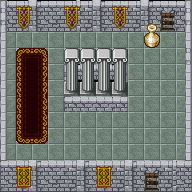

This is a level from a 2D game, rendered from its Tiled map with the project's own tilesets. A one-line summary and the complete map file follow:
An orthogonal 12x12 tile map with 16x16 px tiles, 2 tile layers (Tile Layer 1, decoration), 1 hidden layer not drawn, 3 tilesets.

<map version="1.0" orientation="orthogonal" renderorder="right-down" width="12" height="12" tilewidth="16" tileheight="16" nextobjectid="1">
 <tileset firstgid="1" name="rpg_indoor" tilewidth="16" tileheight="16" tilecount="132" columns="11">
  <image source="rpg_indoor.png" width="176" height="192" />
 </tileset>
 <tileset firstgid="133" name="collision_graphic" tilewidth="16" tileheight="16" tilecount="4" columns="2">
  <image source="collision_graphic.png" width="32" height="32" />
 </tileset>
 <tileset firstgid="137" name="cave16x16" tilewidth="16" tileheight="16" tilecount="336" columns="16">
  <image source="cave16x16.png" width="256" height="336" />
 </tileset>
 <layer name="Tile Layer 1" width="12" height="12">
  <data encoding="csv">
1,2,3,4,2,2,3,4,5,6,10,11,
12,13,14,15,13,13,14,15,16,17,21,22,
94,73,73,73,73,73,73,73,73,73,73,70,
94,73,73,73,73,73,73,73,73,73,73,81,
94,73,73,73,1,48,48,11,73,73,73,70,
94,73,73,73,23,29,29,33,73,73,73,70,
94,73,73,73,45,48,48,55,73,73,73,70,
94,73,73,73,73,73,73,73,73,73,73,70,
94,73,73,73,73,73,73,73,73,73,73,70,
94,73,73,73,73,73,73,73,73,73,73,70,
45,46,47,48,49,50,51,52,53,54,52,55,
56,57,58,59,60,61,62,63,64,65,63,66
</data>
 </layer>
 <layer name="decoration" width="12" height="12">
  <data encoding="csv">
0,30,0,0,30,0,0,30,0,0,0,0,
0,41,0,0,41,0,0,41,0,115,0,0,
0,0,0,0,0,0,0,0,0,126,0,0,
0,74,77,0,71,71,71,71,0,0,0,0,
0,85,88,0,82,82,82,82,0,0,0,0,
0,85,88,0,93,93,93,93,0,0,0,0,
0,85,99,0,0,0,0,0,0,0,0,0,
0,85,99,0,0,0,0,0,0,0,0,0,
0,107,110,0,0,0,0,0,0,0,0,0,
0,0,0,0,0,0,0,0,0,0,0,0,
0,31,0,0,0,0,31,0,0,0,0,0,
0,42,0,0,0,0,42,0,0,0,0,0
</data>
 </layer>
 <layer name="collision" width="12" height="12" visible="0" opacity="0.49">
  <data encoding="csv">
133,133,133,133,133,133,133,133,133,133,133,133,
133,133,133,133,133,133,133,133,133,133,0,133,
133,0,0,0,0,0,0,0,0,133,0,133,
133,0,0,0,0,0,0,0,0,0,0,133,
133,0,0,0,133,133,133,133,0,0,0,133,
133,0,0,0,133,0,0,133,0,0,0,133,
133,0,0,0,133,133,133,133,0,0,0,133,
133,0,0,0,0,0,0,0,0,0,0,133,
133,0,0,0,0,0,0,0,0,0,0,133,
133,0,0,0,0,0,0,0,0,0,0,133,
133,133,133,133,133,133,133,133,133,133,133,133,
133,133,133,133,133,133,133,133,133,0,133,133
</data>
 </layer>
</map>
